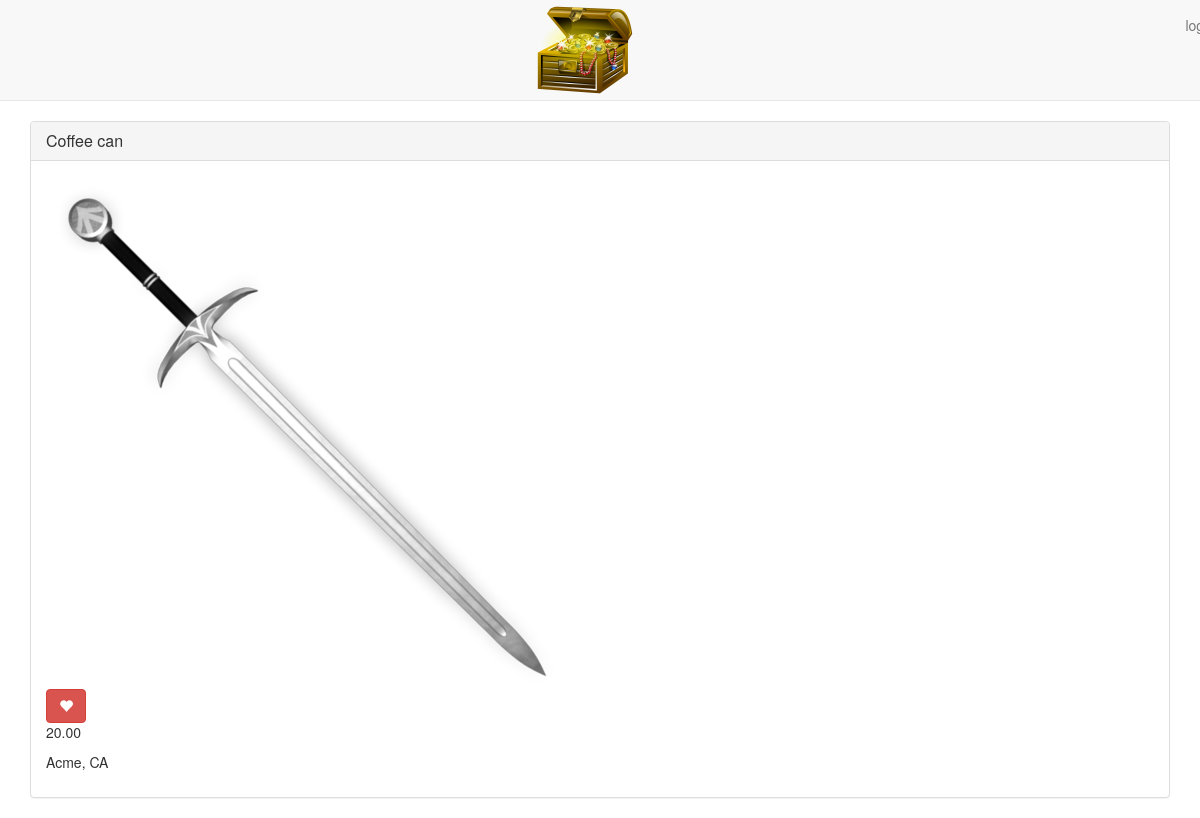
/1/, run on the app's committed database.
### main_app/models.py (models this page shows, shortened)
class Treasure(models.Model):
    user = models.ForeignKey(User)
    name = models.CharField(max_length=100)
    value = models.DecimalField(max_digits=10, decimal_places=2)
    material = models.CharField(max_length=100)
    location = models.CharField(max_length=100)
    image = models.ImageField(upload_to='treasure_images', default='media/default.png')
    likes = models.IntegerField(default=0)

### main_app/views.py (the view)
# urls.py: url(r'^([0-9]+)/$', views.detail, name = 'detail'),
def detail(request, treasure_id):
    treasure = Treasure.objects.get(id=treasure_id)
    return render(request, 'detail.html', {'treasure': treasure})

### main_app/templates/detail.html (shortened to what this page needs)
{% extends 'base.html' %}
{% load staticfiles %}
{% block content %}
  <div class="treasure panel panel-default">
    <div class="panel-heading">
      <h3 class="panel-title">{{ treasure.name }}</h3>
    </div>
    <div class="panel-body">
      <div class="treasure-photo-detail">
        <img src="{{ treasure.image.url }}" alt="">
      </div>
      <button id="likes" data-id="{{ treasure.id }}" class="btn btn-mini btn-danger glyphicon glyphicon-heart" type="button">
      </button>
      <p>{{ treasure.value }}</p>
      <p>{{ treasure.location }}</p>
    </div>
  </div>
{% endblock %}

### data on the page
Treasure: name "Coffee can", image (placeholder picture), value "20.00", location "Acme, CA"
